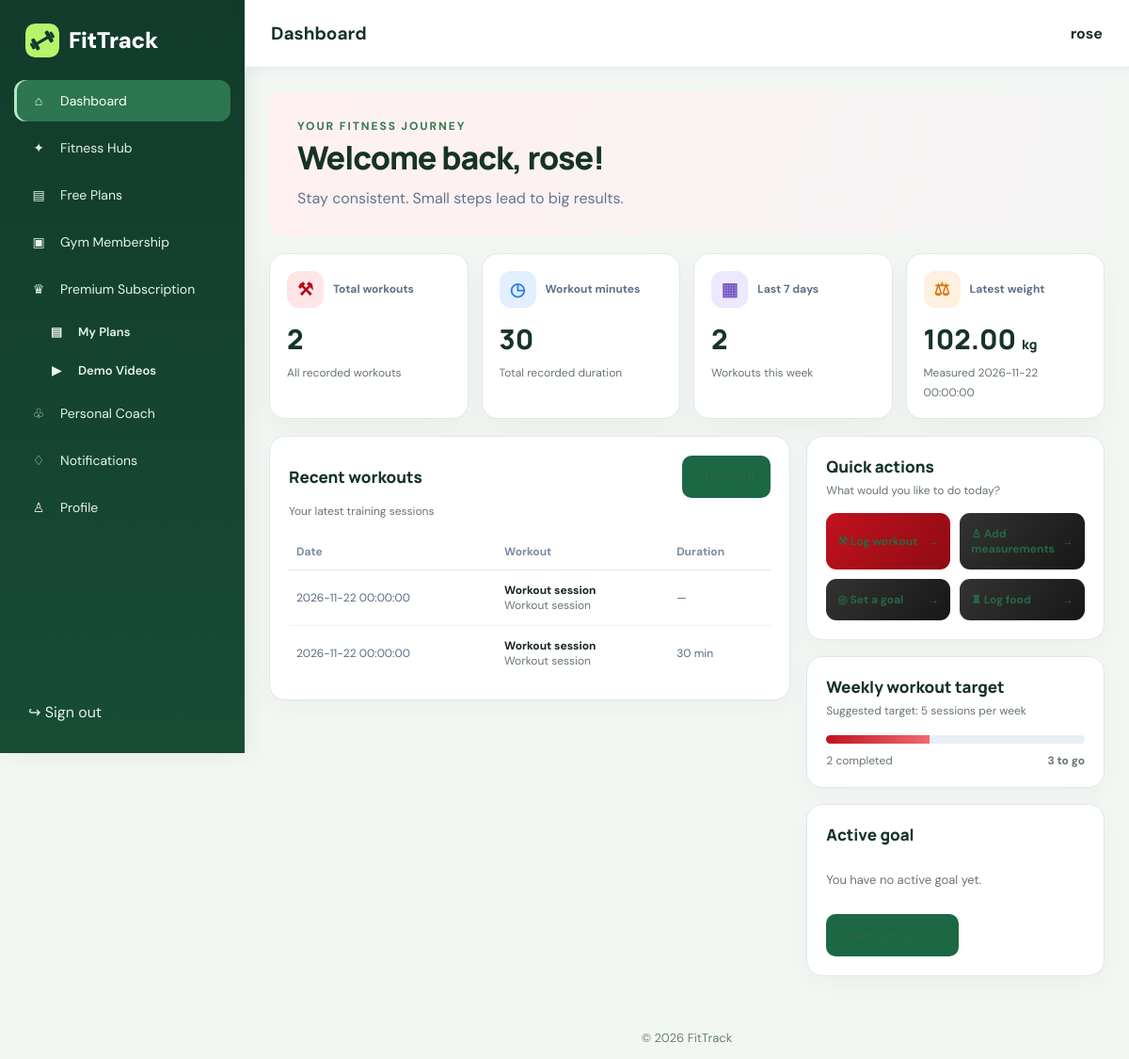
Page /dashboard.php (signed in) on the committed database.
### tables this page shows
CREATE TABLE `body_measurements` (
  `id` bigint(20) UNSIGNED NOT NULL,
  `user_id` bigint(20) UNSIGNED NOT NULL,
  `recorded_at` datetime NOT NULL DEFAULT current_timestamp(),
  `weight_kg` decimal(6,2) DEFAULT NULL,
  `body_fat_percent` decimal(5,2) DEFAULT NULL,
  `waist_cm` decimal(6,2) DEFAULT NULL,
  `notes` text DEFAULT NULL,
  `created_at` timestamp NOT NULL DEFAULT current_timestamp()
);

CREATE TABLE `workout_sessions` (
  `id` bigint(20) UNSIGNED NOT NULL,
  `user_id` bigint(20) UNSIGNED NOT NULL,
  `plan_id` bigint(20) UNSIGNED DEFAULT NULL,
  `session_date` datetime NOT NULL DEFAULT current_timestamp(),
  `duration_minutes` int(10) UNSIGNED DEFAULT NULL,
  `notes` text DEFAULT NULL,
  `created_at` timestamp NOT NULL DEFAULT current_timestamp()
);

### dashboard.php (the view, shortened to what this page needs)
<?php
require_once __DIR__ . '/includes/auth.php';
$userId = (int) $_SESSION['user_id'];
$userName = $_SESSION['user_name'] ?? 'Member';
$totalWorkouts = $totalMinutes = $weeklyWorkouts = 0;
$latestWeight = null;
$recentWorkouts = [];
$latestGoal = null;
try {
    $stmt = $pdo->prepare(
        'SELECT COUNT(*) AS total_workouts,
                COALESCE(SUM(duration_minutes), 0) AS total_minutes
         FROM workout_sessions
         WHERE user_id = ?'
    );
    $stmt->execute([$userId]);
    $stats = $stmt->fetch();
    $totalWorkouts = (int) $stats['total_workouts'];
    $totalMinutes = (int) $stats['total_minutes'];
    $stmt = $pdo->prepare(
        'SELECT COUNT(*)
         FROM workout_sessions
         WHERE user_id = ?
         AND DATE(session_date) BETWEEN DATE_SUB(CURDATE(), INTERVAL 6 DAY) AND CURDATE()'
    );
    $stmt->execute([$userId]);
    $weeklyWorkouts = (int) $stmt->fetchColumn();
    $stmt = $pdo->prepare(
        'SELECT weight_kg, recorded_at
         FROM body_measurements
         WHERE user_id = ?
         AND weight_kg IS NOT NULL
         ORDER BY recorded_at DESC, id DESC
         LIMIT 1'
    );
    $stmt->execute([$userId]);
    $latestWeight = $stmt->fetch() ?: null;
    $stmt = $pdo->prepare(
        'SELECT id, session_date, duration_minutes, notes
         FROM workout_sessions
         WHERE user_id = ?
         ORDER BY session_date DESC, id DESC
         LIMIT 5'
    );
    $stmt->execute([$userId]);
    $recentWorkouts = $stmt->fetchAll();
    $stmt = $pdo->prepare(
        "SELECT title, starting_value, target_value, unit, deadline, status
         FROM fitness_goals
         WHERE user_id = ?
         AND status = 'active'
         ORDER BY created_at DESC
         LIMIT 1"
    );
    $stmt->execute([$userId]);
    $latestGoal = $stmt->fetch() ?: null;
} catch (PDOException $exception) {
    error_log('FitTrack user dashboard: ' . $exception->getMessage());
    $loadError = true;
}
require __DIR__ . '/includes/header.php';
?>
<section class="welcome">
                    <p class="eyebrow">Your fitness journey</p>
                    <h1>Welcome back, <?= e($userName) ?>!</h1>
                    <p>Stay consistent. Small steps lead to big results.</p>
                </section>
                <section class="stats">
                    <article class="stat">
                        <div class="stat-label">
                            <span class="stat-icon">⚒</span>
                            Total workouts
                        </div>
                        <div class="stat-value">
                            <?= $totalWorkouts ?>
                        </div>
                        <span class="muted">
                            All recorded workouts
                        </span>
                    </article>
                    <article class="stat">
                        <div class="stat-label">
                            <span class="stat-icon">◷</span>
                            Workout minutes
                        </div>
                        <div class="stat-value">
                            <?= $totalMinutes ?>
                        </div>
                        <span class="muted">
                            Total recorded duration
                        </span>
                    </article>
                    <article class="stat">
                        <div class="stat-label">
                            <span class="stat-icon">▦</span>
                            Last 7 days
                        </div>
                        <div class="stat-value">
                            <?= $weeklyWorkouts ?>
                        </div>
                        <span class="muted">
                            Workouts this week
                        </span>
                    </article>
                    <article class="stat">
                        <div class="stat-label">
                            <span class="stat-icon">⚖</span>
                            Latest weight
                        </div>
                        <div class="stat-value">
                            <?= $latestWeight
                                ? e($latestWeight['weight_kg']) . ' <small style="font-size:14px">kg</small>'
                                : '—'
                            ?>
                        </div>
                        <span class="muted">
                            <?= $latestWeight
                                ? 'Measured ' . e($latestWeight['recorded_at'])
                                : 'No measurement yet'
                            ?>
                        </span>
                    </article>
                </section>
                <div class="cols">
                    <section class="panel">
                        <div class="panel-head">
                            <h3>Recent workouts</h3>
                            <a class="button light" href="workouts.php">
                            </a>
                        </div>
                        <p class="panel-desc">
                            Your latest training sessions
                        </p>
                        <?php if ($recentWorkouts): ?>
                            <div class="table-wrap">
                                <table>
                                    <thead>
                                        <tr>
                                            <th>Date</th>
                                            <th>Workout</th>
                                            <th>Duration</th>
                                        </tr>
                                    </thead>
                                    <tbody>
                                        <?php foreach ($recentWorkouts as $workout): ?>
                                            <tr>
                                                <td>
                                                    <?= e($workout['session_date']) ?>
                                                </td>
                                                <td>
                                                    <strong>
                                                        <?= e(
                                                            strtok(
                                                                (string) $workout['notes'],
                                                                PHP_EOL
                                                            ) ?: 'Workout session'
                                                        ) ?>
                                                    </strong>
                                                    <?php if (!empty($workout['notes'])): ?>
                                                        <br>
                                                        <span class="muted">
                                                            <?= e($workout['notes']) ?>
                                                        </span>
                                                    <?php endif; ?>
                                                </td>
                                                <td>
                                                    <?= $workout['duration_minutes'] !== null
                                                        ? (int) $workout['duration_minutes'] . ' min'
                                                        : '—'
                                                    ?>
                                                </td>
                                            </tr>
                                        <?php endforeach; ?>
                                    </tbody>
                                </table>
                            </div>
                        <?php endif; ?>
                    </section>
                    <div>
                        <section class="panel">
                            <h3>Quick actions</h3>
                            <p class="panel-desc">
                                What would you like to do today?
                            </p>
                            <div class="quick-grid">
                                <a class="quick" href="workouts.php">
                                    <span>⚒ Log workout</span>
                                    <span>→</span>
                                </a>
                                <a class="quick" href="body_measurements.php">
                                    <span>♙ Add measurements</span>
                                    <span>→</span>
                                </a>
                                <a class="quick" href="goals.php">
                                    <span>◎ Set a goal</span>
                                    <span>→</span>
                                </a>
                                <a class="quick" href="nutrition.php">
                                    <span>♜ Log food</span>
                                    <span>→</span>
                                </a>
                            </div>
                        </section>
                        <section class="panel">
                            <h3>Weekly workout target</h3>
                            <p class="panel-desc">
                                Suggested target: 5 sessions per week
                            </p>
                            <div class="progress">
                                <span style="width:<?= min(100, ($weeklyWorkouts / 5) * 100) ?>%"></span>
                            </div>
                            <div class="progress-meta">
                                <span><?= $weeklyWorkouts ?> completed</span>
                                <strong>
                                    <?= max(0, 5 - $weeklyWorkouts) ?> to go
                                </strong>
                            </div>
                        </section>
                        <section class="panel">
                            <h3>Active goal</h3>
                            <?php if ($latestGoal): ?>
                                <p>
                                    <strong>
                                        <?= e($latestGoal['title']) ?>
                                    </strong>
                                </p>
                                <p class="panel-desc">
                                    Target: <?= e($latestGoal['target_value'] ?? '—') ?>
                                    <?= e($latestGoal['unit'] ?? '') ?>
                                </p>
                            <?php else: ?>
                                <p class="empty">
                                    You have no active goal yet.
                                </p>
                            <?php endif; ?>
                            <a class="button light" href="goals.php">
                            </a>
                        </section>
                    </div>
                </div>
<?php require __DIR__ . '/includes/footer.php'; ?>

### assets/css/style.css (style rules this page uses)
:root { --green: #12c115; --green-dark: #8f0b13; --ink: #171717; --muted: #737373; --line: #e5e5e5; --bg: #f7f7f7; --white: #fff; --red: #b42318; --shadow: 0 12px 32px #1717170a; }
* { box-sizing: border-box; }
body { margin: 0; background: var(--bg); color: var(--ink); font-family: 'DM Sans', Arial, sans-serif; }
a { color: inherit; text-decoration: none; }
.button { display: inline-flex; justify-content: center; align-items: center; gap: 8px; border: 0; border-radius: 10px; background: rgb(31, 190, 190); color: white; padding: 12px 17px; font-weight: 700; cursor: pointer; }
.button.light { background: #e8f7f1; color: var(--green); }
.eyebrow { font-size: 12px; letter-spacing: 1.5px; font-weight: 800; text-transform: uppercase; color: var(--green); margin: 0 0 13px; }
.role-card, .panel, .auth-card, .stat { background: #fff; border: 1px solid var(--line); border-radius: 17px; box-shadow: var(--shadow); }
.welcome { padding: 27px 30px; border-radius: 16px; background: linear-gradient(110deg, #e3f7ed, #e6f2f9); margin-bottom: 18px; }
.welcome h1 { font: 800 clamp(25px, 3vw, 34px) Manrope, sans-serif; margin: 0 0 8px; letter-spacing: -1px; }
.welcome p { color: #62758a; margin: 0; line-height: 1.6; }
.stats { display: grid; grid-template-columns: repeat(4, minmax(0, 1fr)); gap: 14px; margin-bottom: 18px; }
.stat { padding: 18px; }
.stat-label { display: flex; align-items: center; gap: 10px; color: #5d7189; font-size: 12px; font-weight: 700; }
.stat-icon { width: 39px; height: 39px; border-radius: 12px; background: #def7eb; color: var(--green); display: grid; place-items: center; font-size: 19px; }
.stat:nth-child(2) .stat-icon { background: #e1efff; color: #357fe4; }
.stat:nth-child(3) .stat-icon { background: #eee8ff; color: #775ac5; }
.stat:nth-child(4) .stat-icon { background: #fff0df; color: #d97b16; }
.stat-value { font: 800 29px Manrope, sans-serif; margin: 13px 0 4px; }
.muted { color: var(--muted); font-size: 12px; }
.cols { display: grid; grid-template-columns: minmax(0, 1.4fr) minmax(270px, .8fr); gap: 17px; align-items: start; }
.panel { padding: 20px; margin-bottom: 17px; min-width: 0; }
.panel-head { display: flex; align-items: center; justify-content: space-between; gap: 12px; margin-bottom: 5px; }
.panel h3 { font: 800 17px Manrope, sans-serif; margin: 0; }
.panel-desc { font-size: 12px; color: var(--muted); margin: 6px 0 16px; }
.table-wrap { overflow-x: auto; }
table { width: 100%; border-collapse: collapse; font-size: 12px; min-width: 420px; }
th { text-align: left; color: #7a8ca1; padding: 11px 8px; border-bottom: 1px solid var(--line); }
td { padding: 13px 8px; border-bottom: 1px solid #edf1f6; color: #566b84; }
td strong { color: var(--ink); }
tbody tr:last-child td { border-bottom: 0; }
.quick-grid { display: grid; grid-template-columns: 1fr 1fr; gap: 10px; }
.quick { padding: 14px 12px; border-radius: 11px; color: #fff; font-size: 12px; font-weight: 700; display: flex; align-items: center; justify-content: space-between; gap: 8px; background: linear-gradient(130deg, #0a9879, #08715c); }
.quick:nth-child(2) { background: linear-gradient(130deg, #4d9cff, #3678e9); }
.quick:nth-child(3) { background: linear-gradient(130deg, #8764d9, #6545bd); }
.quick:nth-child(4) { background: linear-gradient(130deg, #ffb341, #f39a22); }
.progress { height: 9px; border-radius: 20px; background: #e8eef5; overflow: hidden; margin: 18px 0 10px; }
.progress span { display: block; height: 100%; background: linear-gradient(90deg, #0a9879, #51d1a8); }
.progress-meta { display: flex; justify-content: space-between; gap: 10px; font-size: 12px; color: var(--muted); }
.empty { color: var(--muted); font-size: 13px; padding: 15px 0; }
:root { --green: #c1121f; --green-dark: #8f0b13; --ink: #171717; --muted: #737373; --line: #e5e5e5; --bg: #f7f7f7; }
.brand-mark, .role-icon, .stat-icon, .avatar { background: #ffe5e7; color: #b10e1b; }
.welcome { background: linear-gradient(110deg, #fff0f1, #f5f5f5); }
.button.light, .btn-secondary { background: #ffe5e7; color: #a50d18; }
.quick { background: linear-gradient(130deg, #c1121f, #8f0b13); }
.quick:nth-child(2), .quick:nth-child(3), .quick:nth-child(4) { background: linear-gradient(130deg, #333, #171717); }
.progress span { background: linear-gradient(90deg, #c1121f, #f06a73); }
:root { --ft-green:#166534; --ft-green-dark:#123b2b; --ft-green-soft:#e7f5ec; --ft-border:#d7e8dc; }
body { --primary:var(--ft-green); }

### rows in the picture
body_measurements: weight_kg "102.00", recorded_at "2026-11-22 00:00:00"
workout_sessions: session_date "2026-11-22 00:00:00", notes "Workout session"
workout_sessions: session_date "2026-11-22 00:00:00", notes "Workout session", duration_minutes "30"

### other values in the picture
$icon "⌂"
$label "Dashboard"
$icon "✦"
$label "Fitness Hub"
$icon "▤"
$label "Free Plans"
$icon "▣"
$label "Gym Membership"
$icon "♛"
$label "Premium Subscription"
$si "▤"
$sl "My Plans"
$si "▶"
$sl "Demo Videos"
$icon "♧"
